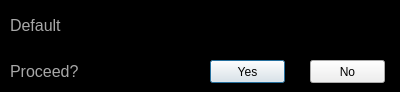
<?xml version="1.0" encoding="UTF-8"?>
<ui version="4.0">
 <class>Dialog</class>
 <widget class="QDialog" name="Dialog">
  <property name="geometry">
   <rect>
    <x>0</x>
    <y>0</y>
    <width>400</width>
    <height>92</height>
   </rect>
  </property>
  <property name="windowTitle">
   <string>Unit Warning</string>
  </property>
  <property name="windowIcon">
   <iconset>
    <normaloff>:/nSOTScanner/Pictures/jj_schema.svg</normaloff>:/nSOTScanner/Pictures/jj_schema.svg</iconset>
  </property>
  <property name="styleSheet">
   <string notr="true">#Dialog{
background: black}

QLabel{
color: rgb(168,168,168);
}</string>
  </property>
  <widget class="QLabel" name="label">
   <property name="geometry">
    <rect>
     <x>10</x>
     <y>0</y>
     <width>381</width>
     <height>51</height>
    </rect>
   </property>
   <property name="font">
    <font>
     <pointsize>12</pointsize>
    </font>
   </property>
   <property name="text">
    <string>Default</string>
   </property>
   <property name="alignment">
    <set>Qt::AlignJustify|Qt::AlignVCenter</set>
   </property>
   <property name="wordWrap">
    <bool>true</bool>
   </property>
  </widget>
  <widget class="QLabel" name="label_2">
   <property name="geometry">
    <rect>
     <x>10</x>
     <y>60</y>
     <width>121</width>
     <height>23</height>
    </rect>
   </property>
   <property name="font">
    <font>
     <pointsize>12</pointsize>
    </font>
   </property>
   <property name="text">
    <string>Proceed?</string>
   </property>
  </widget>
  <widget class="QPushButton" name="push_yes">
   <property name="geometry">
    <rect>
     <x>210</x>
     <y>60</y>
     <width>75</width>
     <height>23</height>
    </rect>
   </property>
   <property name="text">
    <string>Yes</string>
   </property>
  </widget>
  <widget class="QPushButton" name="push_no">
   <property name="geometry">
    <rect>
     <x>310</x>
     <y>60</y>
     <width>75</width>
     <height>23</height>
    </rect>
   </property>
   <property name="text">
    <string>No</string>
   </property>
  </widget>
 </widget>
 <resources>
  <include location="DEMONSResources.qrc"/>
 </resources>
 <connections/>
</ui>
